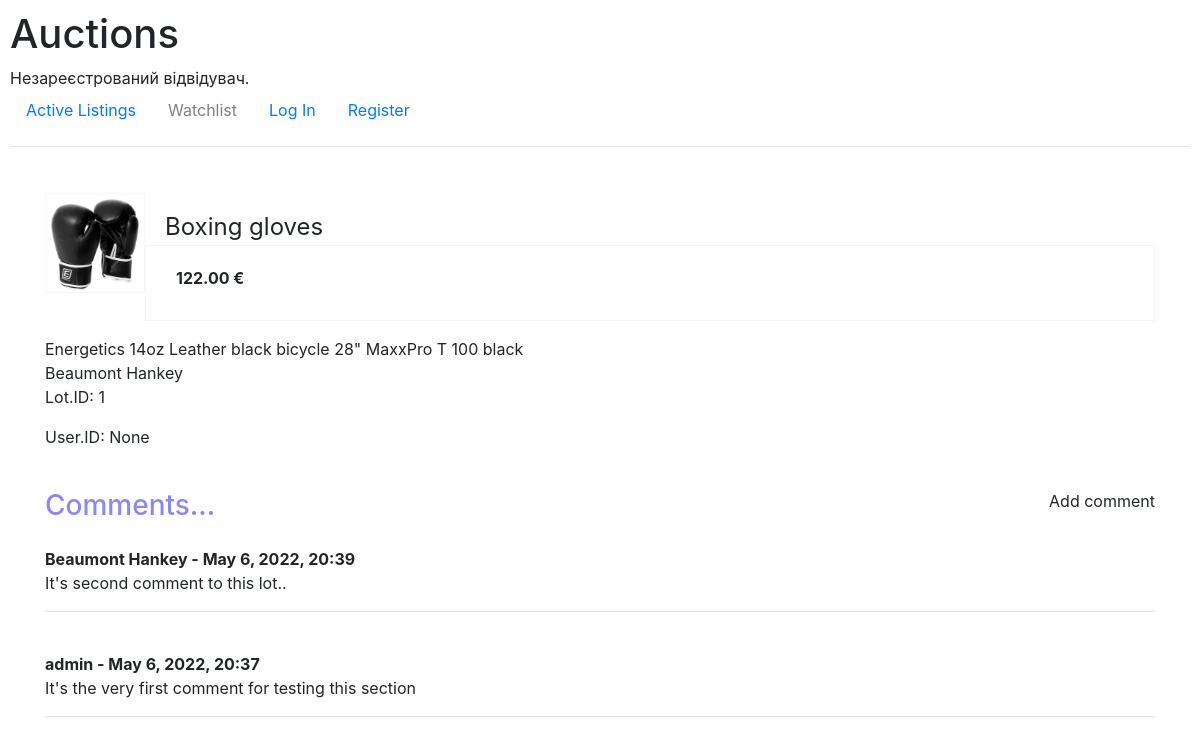
/lot/1, run on an earlier commit of the app's database.
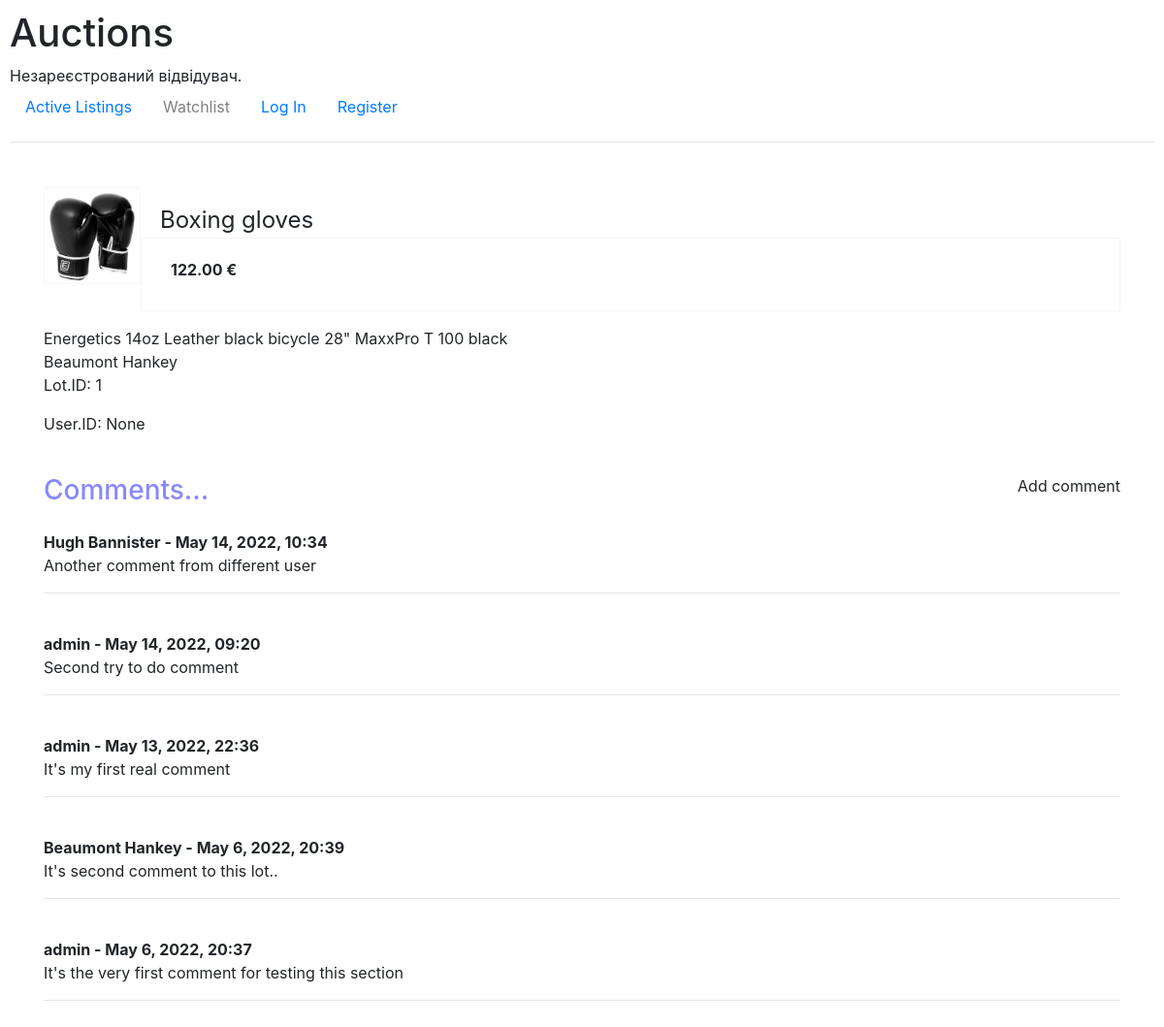
And on a later commit of the database.
### auctions/models.py (models this page shows, shortened)
class Comment(models.Model):
  item_comment = models.ForeignKey(Lot, related_name = 'comments', on_delete=models.CASCADE)
  author_comment = models.ForeignKey(User, on_delete=models.CASCADE)
  body_comment = models.TextField()
  date_added = models.DateTimeField(auto_now_add=True)

class User(AbstractUser):
    pass

### auctions/views.py (the view)
# urls.py: path("lot/<int:lot_id>", views.lot, name="lot"),
def lot(request, lot_id):
    lot = Lot.objects.get(pk=lot_id)
    return render(request, "auctions/lot.html", {
        "lot": lot,
    })

### auctions/templatetags/auctions_extras.py (called while the page is built)
@register.filter(name= 'name_as_str')
def name_as_str(value):
   return value.__str__()

### auctions/templates/auctions/lot.html (shortened to what this page needs)
{% extends "auctions/layout.html" %}
{% load auctions_extras %}
{% block body %}
<div class="lot">
   {% if lot.photo %}
      <div class="img">
         <img src="{{ lot.photo.url }}" style="max-width: 100%; height: auto;"></img>
      </div>
   {% else %}
      <div class="img"></div>
   {% endif %}
   <div class="title">{{ lot.title }}</div>
   <div class="price"><strong>{{ lot.starting_price }} &#8364</strong></div>
   <div class="description">{{lot.description}}</div>
   {{lot.owner_name }}
   <p>Lot.ID: {{lot.id}}</p>
   <p>User.ID: {{user.id}}</p>
   <br/>
   <div class="comments">
      <div>
         <h3 style="color: rgb(137, 137, 246); display: inline; ">Comments...</h3>
         <p style="display: inline; float: right">
            {% if user.is_authenticated %}
               <a href="{% url 'add_comment' lot.id user.id %}">Add comment</a>
            {% else %}
               Add comment
            {% endif%}
         </p>
         <br/><br/>
      </div>
      {% if not lot.comments.all %}
         No Comments Yet...
      {% else %}
         {% for comment in lot.comments.all|dictsortreversed:'date_added' %}
            <strong>
               {{ comment.author_comment }} - {{ comment.date_added|date:"N j, Y,  H:i" }}
            </strong>
            <br/>
            {{ comment.body_comment }}
            <hr>
            <br/>
         {% endfor %}
      {% endif %}
   </div>
</div>
{% endblock %}

What changed in the data, as far as the page shows it:
added Comment: author_comment "Hugh Bannister", date_added "May 14, 2022, 10:34", body_comment "Another comment from different user"
added Comment: author_comment "admin", date_added "May 14, 2022, 09:20", body_comment "Second try to do comment"
added Comment: author_comment "admin", date_added "May 13, 2022, 22:36", body_comment "It's my first real comment"
